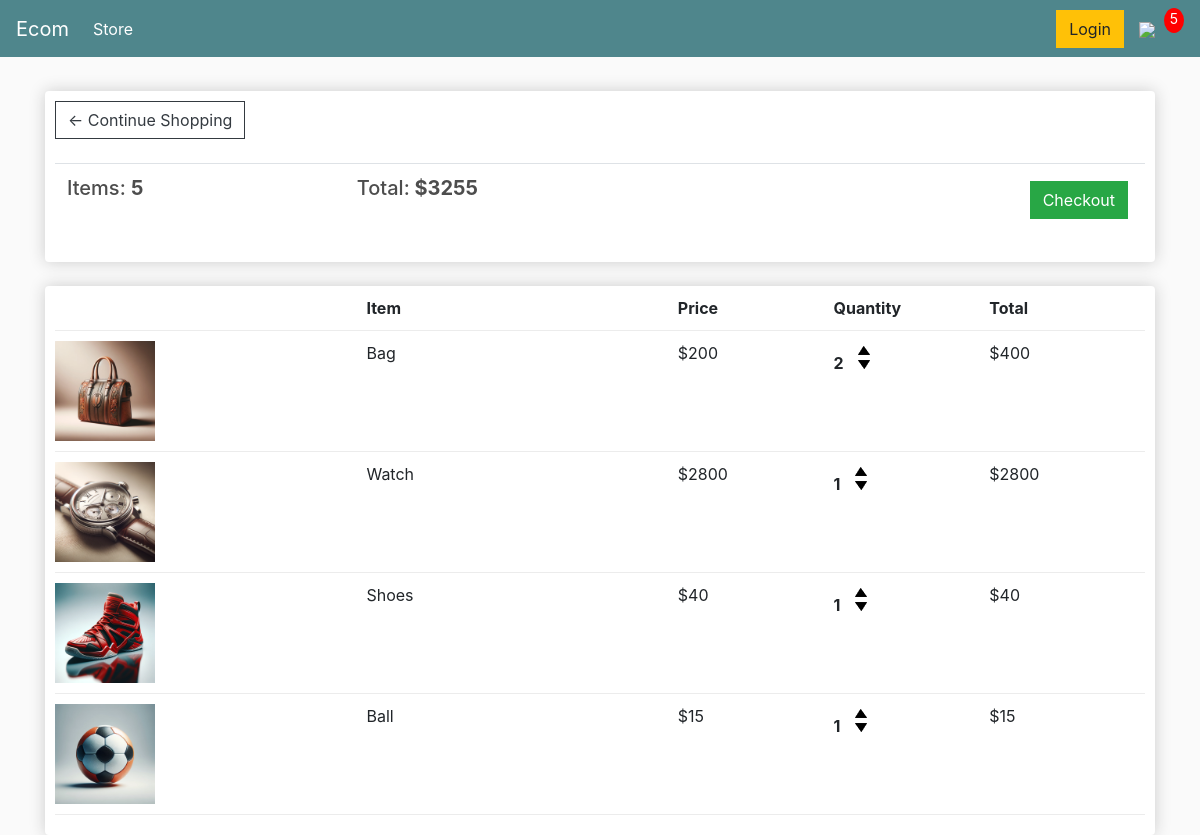
/cart/ (signed in), run on an earlier commit of the app's database.
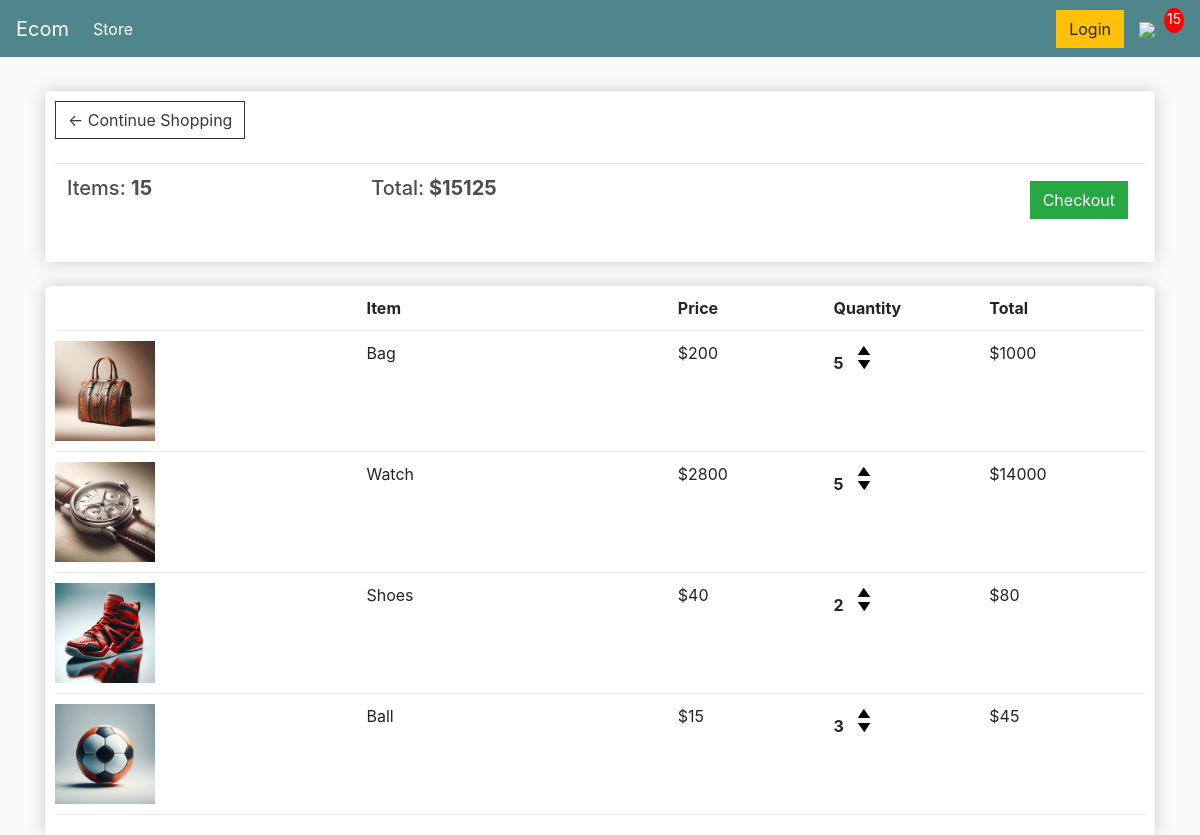
And on a later commit of the database.
### store/models.py (models this page shows, shortened)
class Order(models.Model):
    customer = models.ForeignKey(Customer, on_delete=models.SET_NULL, null=True)
    date_order = models.DateTimeField(auto_now_add=True)
    complete = models.BooleanField()
    transition_id = models.CharField(max_length=50)
    def __str__(self):
        return str(self.customer)
    @property
    def get_cart_total(self):
        orderitems=self.orderitems_set.all()
        '''
        total=0
        for i in orderitems:
            total+=i.get_total
        return total
'''
        total=sum([i.get_total for i in orderitems])
        return total
    @property
    def get_cart_quantity(self):
        orderitems=self.orderitems_set.all()
        total = sum([items.quantity for items in orderitems])
        return total

class OrderItems(models.Model):
    product = models.ForeignKey(Product, on_delete=models.SET_NULL, null=True, blank=True)
    order = models.ForeignKey(Order, on_delete=models.SET_NULL, null=True, blank=True)
    quantity = models.IntegerField(default=0, blank=True ,null=True)
    date_added = models.DateTimeField(auto_now_add=True)
    def __str__(self):
        return str(self.product)
    @property
    def get_total(self):
        total=self.product.price * self.quantity
        return total

class Product(models.Model):
    name = models.CharField(max_length=50)
    price = models.IntegerField()
    image = models.ImageField(upload_to='product-image', null=True, blank=True)
    digital = models.BooleanField(default=False , null=True , blank=False)
    def __str__(self):
        return self.name

### store/views.py (the view)
# urls.py: path('cart/', cart, name='cart'),
def cart(request):
    user = request.user.customer
    order, _ = Order.objects.get_or_create(customer=user, complete=False)
    items = order.orderitems_set.all()
    cart_item = order.get_cart_quantity
    print("user", user)
    print("order", order)
    print("items", items)
    context = {'items': items, 'order': order , 'cart_item':cart_item}
    return render(request, 'store/cart.html', context)

### store/models.py (called while the page is built)
    def __str__(self):
        return self.name

### store/templates/store/cart.html
{% extends 'store/main.html' %}
{% load static %}
{% block content %}
    <div class="row">
        <div class="col-lg-12">
            <div class="box-element">
                <a  class="btn btn-outline-dark" href="{% url 'store' %}">&#x2190; Continue Shopping</a>
                <br>
                <br>
                <table class="table">
                    <tr>
                        <th><h5>Items: <strong>{{order.get_cart_quantity}}</strong></h5></th>
                        <th><h5>Total:<strong> ${{order.get_cart_total}}</strong></h5></th>
                        <th>
                            <a  style="float:right; margin:5px;" class="btn btn-success" href="{% url 'checkout' %}">Checkout</a>
                        </th>
                    </tr>
                </table>
            </div>
            <br>
            <div class="box-element">
                <div class="cart-row">
                    <div style="flex:2"></div>
                    <div style="flex:2"><strong>Item</strong></div>
                    <div style="flex:1"><strong>Price</strong></div>
                    <div style="flex:1"><strong>Quantity</strong></div>
                    <div style="flex:1"><strong>Total</strong></div>
</div>
                    {% for items in items %}
                <div class="cart-row">
                    <div style="flex:2"><img class="row-image" src="/images/{{items.product.image}}"></div>
                    <div style="flex:2"><p>{{items.product.name}}</p></div>
                    <div style="flex:1"><p>${{items.product.price}}</p></div>
                    <div style="flex:1">
                        <p class="quantity">{{items.quantity}}</p>
                        <div class="quantity">
                            <a href="{% url 'click' items.id %}">
                            <img class="chg-quantity" src="{% static  'images/arrow-up.png' %}"></a>
                            <a href="{% url 'unclick' items.id %}">
                            <img class="chg-quantity" src="{% static  'images/arrow-down.png' %}"></a>
                        </div>
                    </div>
                    <div style="flex:1"><p>${{items.get_total}}</p></div>
                </div>
{% endfor %}
            </div></div>
        </div>
    </div>
{% endblock content %}

### store/templates/store/main.html (shortened to what this page needs)
<!DOCTYPE html>
{% load static %}
<html>
<head>
    <link rel="stylesheet" href="https://stackpath.bootstrapcdn.com/bootstrap/4.4.1/css/bootstrap.min.css">
    <link rel="stylesheet" type="text/css" href="{% static 'css/main.css' %}">
</head>
<body>
    <nav class="navbar navbar-expand-lg navbar-dark bg-dark">
      <a class="navbar-brand" href="{% url 'store' %}">Ecom</a>
      <div class="collapse navbar-collapse" id="navbarSupportedContent">
        <ul class="navbar-nav mr-auto">
          <li class="nav-item active">
            <a class="nav-link" href="{% url 'store' %}">Store <span class="sr-only">(current)</span></a>
          </li>
        </ul>
        <div class="form-inline my-2 my-lg-0">
            <a href="#"class="btn btn-warning">Login</a>
            <a href="{% url 'cart' %}">
                <img  id="cart-icon" src="{% static 'images/cart.png' %}">
            </a>
            <p id="cart-total">{{cart_item}}</p>
        </div>
      </div>
    </nav>
     <div class="container">
            <br>
            {% block content %}
            {% endblock content %}
</body>
</html>

### static/css/main.css (style rules this page uses)
body { background-color: hsl(0, 0%, 98%); }
h1,h2,h3,h4,h5,h6 { color:hsl(0, 0%, 30%); }
.box-element { box-shadow:hsl(0, 0%, 80%) 0 0 16px; background-color: #fff; border-radius: 4px; padding: 10px; }
.bg-dark { background-color: #4f868c!important; }
#cart-icon { width:25px; display: inline-block; margin-left: 15px; }
#cart-total { display: block; text-align: center; color:#fff; background-color: red; width: 20px; height: 25px; border-radius: 50%; font-size: 14px; }
.col-lg-4, .col-lg-6, .col-lg-8, .col-lg-12 { margin-top: 10px; }
.btn { border-radius: 0; }
.row-image { width: 100px; }
.cart-row { display: flex; align-items: flex-stretch; padding-bottom: 10px; margin-bottom: 10px; border-bottom: 1px solid #ececec; }
.quantity { display: inline-block; font-weight: 700; padding-right:10px; }
.chg-quantity { width: 12px; cursor: pointer; display: block; margin-top: 5px; transition:.1s; }

What changed in the data, as far as the page shows it:
changed through a linked row, Order: get_cart_quantity "5" → "15"; get_cart_total "3255" → "15125"
changed OrderItems "Bag": quantity "2" → "5"; get_total "400" → "1000"
changed OrderItems "Watch": quantity "1" → "5"; get_total "2800" → "14000"
changed OrderItems "Shoes": quantity "1" → "2"; get_total "40" → "80"
changed OrderItems "Ball": quantity "1" → "3"; get_total "15" → "45"
Also different on the page:
{{ cart_item }}: "5" → "15"
